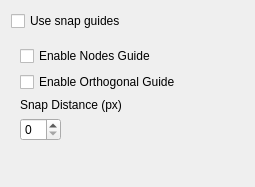
<ui version="4.0" >
 <class>SnapGuideConfigWidget</class>
 <widget class="QWidget" name="SnapGuideConfigWidget" >
  <property name="geometry" >
   <rect>
    <x>0</x>
    <y>0</y>
    <width>255</width>
    <height>187</height>
   </rect>
  </property>
  <property name="windowTitle" >
   <string>Form</string>
  </property>
  <layout class="QGridLayout" >
   <item row="0" column="0" >
    <widget class="QCheckBox" name="useSnapGuides" >
     <property name="text" >
      <string>Use snap guides</string>
     </property>
    </widget>
   </item>
   <item row="1" column="0" >
    <widget class="QWidget" native="1" name="strategyPanel" >
     <layout class="QGridLayout" >
      <item row="0" column="0" colspan="2" >
       <widget class="QCheckBox" name="nodeSnapGuide" >
        <property name="text" >
         <string>Enable Nodes Guide</string>
        </property>
       </widget>
      </item>
      <item row="1" column="0" colspan="2" >
       <widget class="QCheckBox" name="orthogonalSnapGuide" >
        <property name="text" >
         <string>Enable Orthogonal Guide</string>
        </property>
       </widget>
      </item>
      <item row="2" column="0" colspan="2" >
       <widget class="QLabel" name="label" >
        <property name="text" >
         <string>Snap Distance (px)</string>
        </property>
       </widget>
      </item>
      <item row="3" column="0" >
       <widget class="QSpinBox" name="snapDistance" />
      </item>
      <item row="3" column="1" >
       <spacer>
        <property name="orientation" >
         <enum>Qt::Horizontal</enum>
        </property>
        <property name="sizeHint" >
         <size>
          <width>40</width>
          <height>20</height>
         </size>
        </property>
       </spacer>
      </item>
      <item row="4" column="0" >
       <spacer>
        <property name="orientation" >
         <enum>Qt::Vertical</enum>
        </property>
        <property name="sizeHint" >
         <size>
          <width>20</width>
          <height>40</height>
         </size>
        </property>
       </spacer>
      </item>
     </layout>
    </widget>
   </item>
  </layout>
 </widget>
 <resources/>
 <connections/>
</ui>
